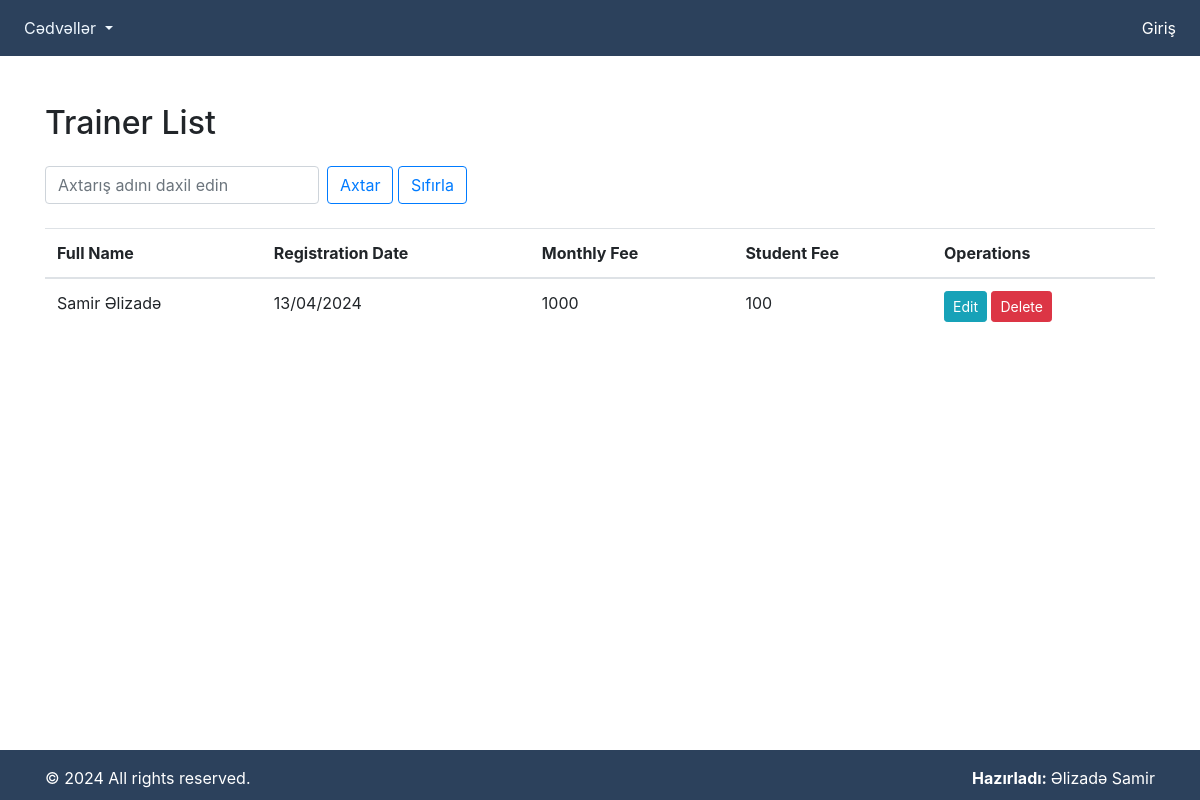
The page /trainer-panel/ on the database as committed earlier.
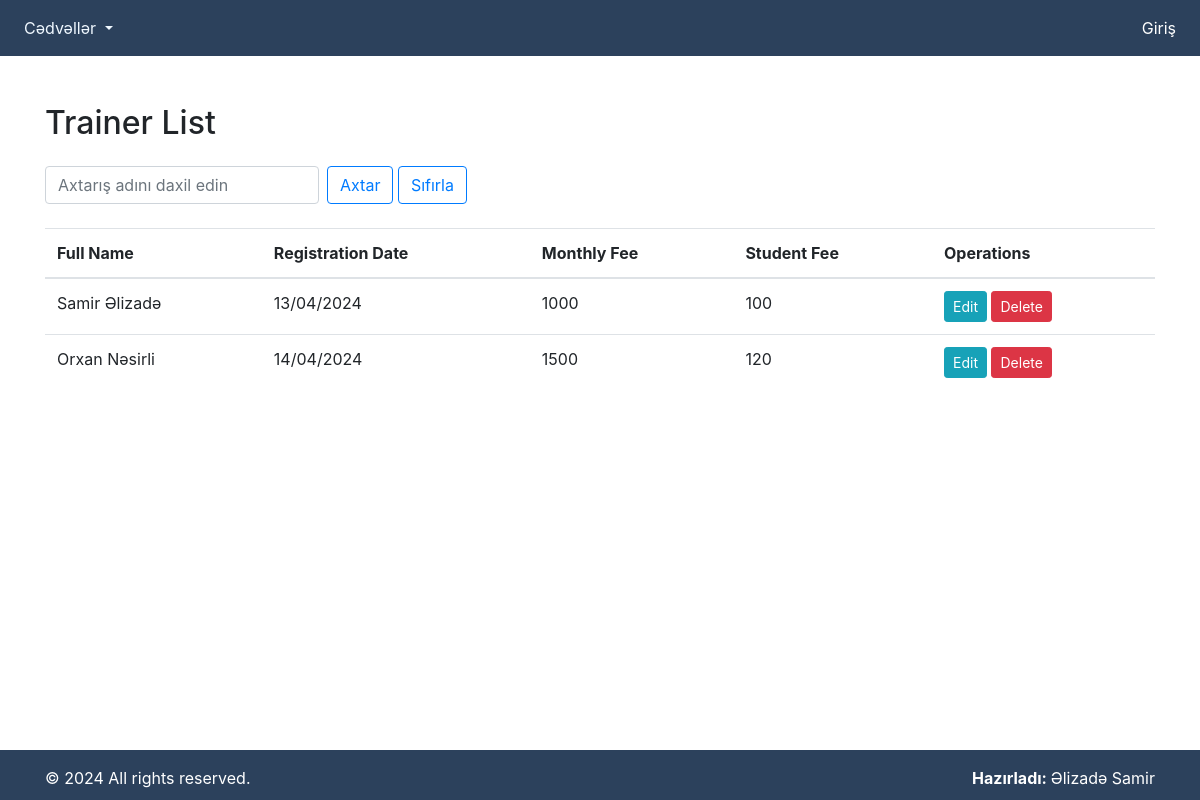
The same page on the database as committed later.
### fitness/models.py (models this page shows, shortened)
class Trainer(models.Model):
    full_name = models.CharField(max_length=100)
    registration_date = models.DateField(default=timezone.now)
    monthly_fee = models.IntegerField()
    student_fee = models.IntegerField()

### fitness/views.py (the view)
# urls.py: path('trainer-panel/', trainer_panel, name='trainer_panel'),
def trainer_panel(request):
    trainers = Trainer.objects.all()
    query = request.GET.get('q')
    if query:
        trainers = trainers.filter(full_name__icontains=query)
    return render(request, 'trainer_panel.html', {'trainers': trainers})

### templates/trainer_panel.html (shortened to what this page needs)
{% include "index.html" %}
{% block content %}
<div class="container mt-5">
    <h2 class="mb-4">Trainer List</h2>
    <form method="GET" class="mb-3">
        <div class="form-inline mb-4">
            <input type="text" name="q" class="form-control mr-sm-2" placeholder="Axtarış adını daxil edin">
            <button class="btn btn-outline-primary my-2 my-sm-0" type="submit">Axtar</button>
            <a href="{% url 'trainer_list' %}"><button class="btn btn-outline-primary my-2 my-sm-0" type="submit">Sıfırla</button>
            </a>
        </div>
    </form>
    <table class="table">
        <thead>
            <tr>
                <th scope="col">Full Name</th>
                <th scope="col">Registration Date</th>
                <th scope="col">Monthly Fee</th>
                <th scope="col">Student Fee</th>
                <th scope="col">Operations</th>
            </tr>
        </thead>
        <tbody>
            {% for trainer in trainers %}
            <tr>
                <td>{{ trainer.full_name }}</td>
                <td>{{ trainer.registration_date|date:"d/m/Y" }}</td>
                <td>{{ trainer.monthly_fee }}</td>
                <td>{{ trainer.student_fee }}</td>
                <td>
                    <a href="{% url 'update_trainer' trainer.pk %}" class="btn btn-sm btn-info">Edit</a>
                    <a href="{% url 'delete_trainer' trainer.pk %}" class="btn btn-sm btn-danger">Delete</a>
                </td>
            </tr>
            {% endfor %}
        </tbody>
    </table>
</div>
{% endblock content %}

Rows that differ between the two databases and show on the page:
added Trainer: full_name "Orxan Nəsirli", registration_date "14/04/2024", monthly_fee "1500", student_fee "120"
